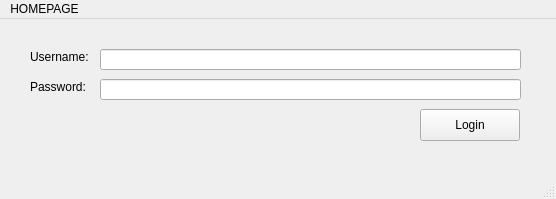
<?xml version="1.0" encoding="UTF-8"?>
<ui version="4.0">
 <class>MainWindow</class>
 <widget class="QMainWindow" name="MainWindow">
  <property name="geometry">
   <rect>
    <x>0</x>
    <y>0</y>
    <width>556</width>
    <height>199</height>
   </rect>
  </property>
  <property name="windowTitle">
   <string>MainWindow</string>
  </property>
  <widget class="QWidget" name="centralwidget">
   <widget class="QLineEdit" name="usernameInput">
    <property name="geometry">
     <rect>
      <x>100</x>
      <y>30</y>
      <width>421</width>
      <height>21</height>
     </rect>
    </property>
    <property name="text">
     <string/>
    </property>
   </widget>
   <widget class="QLineEdit" name="passwordInput">
    <property name="geometry">
     <rect>
      <x>100</x>
      <y>60</y>
      <width>421</width>
      <height>21</height>
     </rect>
    </property>
    <property name="text">
     <string/>
    </property>
    <property name="echoMode">
     <enum>QLineEdit::Password</enum>
    </property>
   </widget>
   <widget class="QPushButton" name="pushButton">
    <property name="geometry">
     <rect>
      <x>420</x>
      <y>90</y>
      <width>100</width>
      <height>32</height>
     </rect>
    </property>
    <property name="text">
     <string>Login</string>
    </property>
   </widget>
   <widget class="QLabel" name="label">
    <property name="geometry">
     <rect>
      <x>30</x>
      <y>30</y>
      <width>71</width>
      <height>16</height>
     </rect>
    </property>
    <property name="text">
     <string>Username:</string>
    </property>
   </widget>
   <widget class="QLabel" name="label_2">
    <property name="geometry">
     <rect>
      <x>30</x>
      <y>60</y>
      <width>71</width>
      <height>16</height>
     </rect>
    </property>
    <property name="text">
     <string>Password:</string>
    </property>
   </widget>
  </widget>
  <widget class="QMenuBar" name="menubar">
   <property name="geometry">
    <rect>
     <x>0</x>
     <y>0</y>
     <width>556</width>
     <height>22</height>
    </rect>
   </property>
   <widget class="QMenu" name="menuHOMEPAGE">
    <property name="title">
     <string>HOMEPAGE</string>
    </property>
   </widget>
   <addaction name="menuHOMEPAGE"/>
  </widget>
  <widget class="QStatusBar" name="statusbar"/>
 </widget>
 <resources/>
 <connections/>
</ui>
